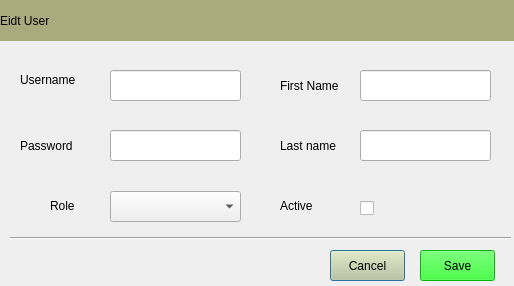
<?xml version="1.0" encoding="UTF-8"?>
<ui version="4.0">
 <class>Dialog</class>
 <widget class="QDialog" name="Dialog">
  <property name="geometry">
   <rect>
    <x>0</x>
    <y>0</y>
    <width>514</width>
    <height>286</height>
   </rect>
  </property>
  <property name="windowTitle">
   <string>Stock Price Prediction</string>
  </property>
  <property name="windowOpacity">
   <double>1.000000000000000</double>
  </property>
  <widget class="QLineEdit" name="txtuser_name">
   <property name="geometry">
    <rect>
     <x>110</x>
     <y>70</y>
     <width>131</width>
     <height>31</height>
    </rect>
   </property>
  </widget>
  <widget class="QLineEdit" name="txtfirst_name">
   <property name="geometry">
    <rect>
     <x>360</x>
     <y>70</y>
     <width>131</width>
     <height>31</height>
    </rect>
   </property>
  </widget>
  <widget class="QLabel" name="label_4">
   <property name="geometry">
    <rect>
     <x>280</x>
     <y>70</y>
     <width>71</width>
     <height>31</height>
    </rect>
   </property>
   <property name="styleSheet">
    <string notr="true">font: 75 12pt &quot;Times New Roman&quot;;</string>
   </property>
   <property name="text">
    <string>First Name</string>
   </property>
  </widget>
  <widget class="QLineEdit" name="txtlast_name">
   <property name="geometry">
    <rect>
     <x>360</x>
     <y>130</y>
     <width>131</width>
     <height>31</height>
    </rect>
   </property>
  </widget>
  <widget class="QLabel" name="label_5">
   <property name="geometry">
    <rect>
     <x>280</x>
     <y>130</y>
     <width>71</width>
     <height>31</height>
    </rect>
   </property>
   <property name="styleSheet">
    <string notr="true">font: 75 12pt &quot;Times New Roman&quot;;</string>
   </property>
   <property name="text">
    <string>Last name</string>
   </property>
  </widget>
  <widget class="Line" name="line">
   <property name="geometry">
    <rect>
     <x>10</x>
     <y>230</y>
     <width>501</width>
     <height>16</height>
    </rect>
   </property>
   <property name="orientation">
    <enum>Qt::Horizontal</enum>
   </property>
  </widget>
  <widget class="QLineEdit" name="txtpass_word">
   <property name="geometry">
    <rect>
     <x>110</x>
     <y>130</y>
     <width>131</width>
     <height>31</height>
    </rect>
   </property>
  </widget>
  <widget class="QPushButton" name="btnCancel">
   <property name="geometry">
    <rect>
     <x>330</x>
     <y>250</y>
     <width>75</width>
     <height>31</height>
    </rect>
   </property>
   <property name="styleSheet">
    <string notr="true">background-color: rgb(203, 203, 152);
font: 75 10pt &quot;Times New Roman&quot;;</string>
   </property>
   <property name="text">
    <string>Cancel</string>
   </property>
  </widget>
  <widget class="QLabel" name="label_3">
   <property name="geometry">
    <rect>
     <x>20</x>
     <y>130</y>
     <width>71</width>
     <height>31</height>
    </rect>
   </property>
   <property name="styleSheet">
    <string notr="true">font: 75 12pt &quot;Times New Roman&quot;;</string>
   </property>
   <property name="text">
    <string>Password</string>
   </property>
  </widget>
  <widget class="QPushButton" name="btnSave">
   <property name="geometry">
    <rect>
     <x>420</x>
     <y>250</y>
     <width>75</width>
     <height>31</height>
    </rect>
   </property>
   <property name="styleSheet">
    <string notr="true">background-color: rgb(0, 255, 0);
font: 75 10pt &quot;Times New Roman&quot;;</string>
   </property>
   <property name="text">
    <string>Save</string>
   </property>
  </widget>
  <widget class="QLabel" name="label">
   <property name="geometry">
    <rect>
     <x>0</x>
     <y>0</y>
     <width>541</width>
     <height>41</height>
    </rect>
   </property>
   <property name="styleSheet">
    <string notr="true">background-color: rgb(170, 170, 127);
font: 75 28pt &quot;Times New Roman&quot;;</string>
   </property>
   <property name="text">
    <string>Eidt User</string>
   </property>
  </widget>
  <widget class="QLabel" name="label_2">
   <property name="geometry">
    <rect>
     <x>20</x>
     <y>70</y>
     <width>71</width>
     <height>20</height>
    </rect>
   </property>
   <property name="styleSheet">
    <string notr="true">font: 75 12pt &quot;Times New Roman&quot;;</string>
   </property>
   <property name="text">
    <string>Username</string>
   </property>
  </widget>
  <widget class="QLabel" name="label_6">
   <property name="geometry">
    <rect>
     <x>50</x>
     <y>190</y>
     <width>41</width>
     <height>31</height>
    </rect>
   </property>
   <property name="styleSheet">
    <string notr="true">font: 75 12pt &quot;Times New Roman&quot;;</string>
   </property>
   <property name="text">
    <string>Role</string>
   </property>
  </widget>
  <widget class="QComboBox" name="cboRole">
   <property name="geometry">
    <rect>
     <x>110</x>
     <y>191</y>
     <width>131</width>
     <height>31</height>
    </rect>
   </property>
  </widget>
  <widget class="QLabel" name="label_7">
   <property name="geometry">
    <rect>
     <x>280</x>
     <y>190</y>
     <width>51</width>
     <height>31</height>
    </rect>
   </property>
   <property name="styleSheet">
    <string notr="true">font: 75 12pt &quot;Times New Roman&quot;;</string>
   </property>
   <property name="text">
    <string>Active</string>
   </property>
  </widget>
  <widget class="QCheckBox" name="cbActive">
   <property name="geometry">
    <rect>
     <x>360</x>
     <y>200</y>
     <width>70</width>
     <height>17</height>
    </rect>
   </property>
   <property name="text">
    <string/>
   </property>
  </widget>
 </widget>
 <resources/>
 <connections/>
</ui>
